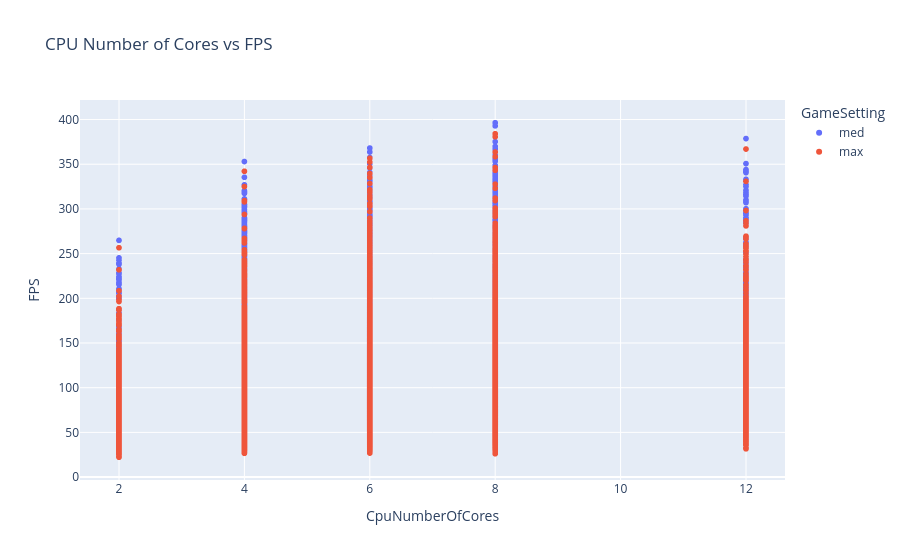

Notebook code cell kept with this figure:
### Code cell
fig = px.scatter(df,x='CpuNumberOfCores',y='FPS',color='GameSetting',title='CPU Number of Cores vs FPS')
fig.show()

### Figure 1 — Plotly figure (JSON) as saved in the notebook; plotly's stock layout.template omitted (floating-point values rounded to 4 significant figures; data arrays with more than 128 entries replaced by an {"elided": "..."} marker saying what was removed)
{"data": [{"hovertemplate": "GameSetting=med<br>CpuNumberOfCores=%{x}<br>FPS=%{y}<extra></extra>", "legendgroup": "med", "marker": {"color": "#636efa", "symbol": "circle"}, "mode": "markers", "name": "med", "showlegend": true, "type": "scattergl", "x": {"elided": "12312 float values"}, "xaxis": "x", "y": {"elided": "12312 float values"}, "yaxis": "y"}, {"hovertemplate": "GameSetting=max<br>CpuNumberOfCores=%{x}<br>FPS=%{y}<extra></extra>", "legendgroup": "max", "marker": {"color": "#EF553B", "symbol": "circle"}, "mode": "markers", "name": "max", "showlegend": true, "type": "scattergl", "x": {"elided": "12312 float values"}, "xaxis": "x", "y": {"elided": "12312 float values"}, "yaxis": "y"}], "layout": {"legend": {"title": {"text": "GameSetting"}, "tracegroupgap": 0}, "title": {"text": "CPU Number of Cores vs FPS"}, "xaxis": {"anchor": "y", "domain": [0, 1], "title": {"text": "CpuNumberOfCores"}}, "yaxis": {"anchor": "x", "domain": [0, 1], "title": {"text": "FPS"}}}}
